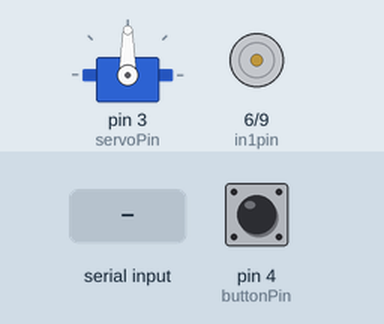
The sketch below on a simulated Arduino Uno, built with avr-gcc and run on an emulated ATmega328P. Parts: servo, motor-driver pin pairs drawn as motors (green arrow = first pin HIGH = forward, orange = second pin HIGH = backward, longer = more drive). Inputs (shaded band) come from the test bench; at power-on: pin 4 (buttonPin) LOW.

Above: at 1.2 s.
1.3 s: "p" received over Serial
At 1.7 s:
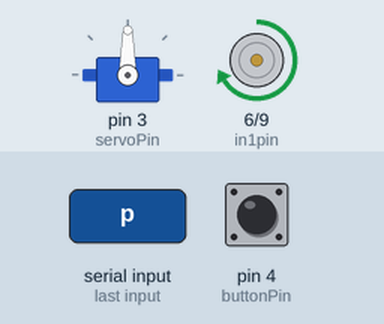
At 2.2 s:
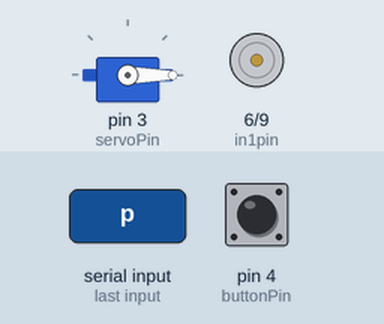
4.3 s: "g" received over Serial
At 4.7 s:
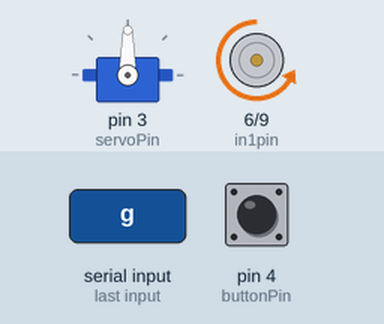
Timing chart, 0 to 8.6 s (numbered marks = the images above; inputs shaded):
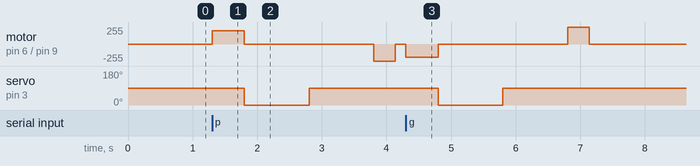

Measured:
- after the input at 1.3 s, motor on pin 6 (in1pin) / pin 9 (in2pin): stopped → forward 200/255 at once, → stopped 0.50 s later, → backward 255/255 2.0 s later, → stopped 0.33 s later; servo on pin 3 (servoPin): 90° → 0° after 0.50 s, → 90° 1.0 s later
- after the input at 4.3 s, motor on pin 6 (in1pin) / pin 9 (in2pin): stopped → backward 200/255 at once, → stopped 0.50 s later, → forward 255/255 2.0 s later, → stopped 0.33 s later; servo on pin 3 (servoPin): 90° → 0° after 0.50 s, → 90° 1.0 s later

The sketch:

servo.ino
```cpp
#include <Servo.h>

Servo myservo;

const int buttonPin = 4;
int servoPin = 3;
int in1pin = 6;
int in2pin = 9; // H bridge pins
int buttonState = 0;

void turn() {
  /*
  int pos;
  for (pos = 0; pos <= 90; pos += 1) { // goes from 0 degrees to 180 degrees
    // in steps of 1 degree
    myservo.write(pos);              // tell servo to go to position in variable 'pos'
    delay(15);                       // waits 15ms for the servo to reach the position
  }
  for (pos = 90; pos >= 0; pos -= 1) { // goes from 180 degrees to 0 degrees
    myservo.write(pos);              // tell servo to go to position in variable 'pos'
    delay(15);                       // waits 15ms for the servo to reach the position
  }
  */
  myservo.write(0);
  delay(1000);
  myservo.write(90);
  delay(1000);
}

void setup() {
  myservo.attach(servoPin);
  myservo.write(90);
  Serial.begin(9600);
  pinMode(buttonPin, INPUT);
  Serial.setTimeout(1);
  pinMode(in1pin, OUTPUT);
  pinMode(in2pin, OUTPUT);
  analogWrite(in1pin, LOW);
  analogWrite(in2pin, LOW);
}

void loop() {
  String message;
  buttonState = digitalRead(buttonPin);
  if (buttonState == HIGH) {
      delay(200);
      Serial.print("b");
    }

  if (Serial.available()) {
    message = Serial.readString();
    if (message == "p") {
      analogWrite(in1pin, 200);
      delay(500);
      analogWrite(in1pin, LOW);
      turn();
      analogWrite(in2pin, 255);
      delay(333);
      analogWrite(in2pin, LOW);
    }

    if (message == "g") {
      analogWrite(in2pin, 200);
      delay(500);
      analogWrite(in2pin, LOW);
      turn();
      analogWrite(in1pin, 255);
      delay(333);
      analogWrite(in1pin, LOW);
    }

    if (message == "c") {
      turn();
    }

  }
}
```
